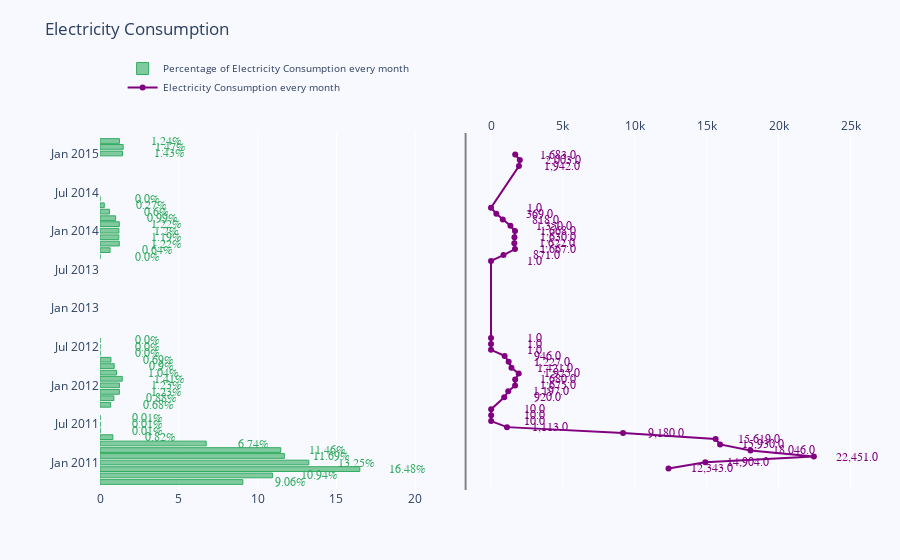

Notebook code for this chart:
### Code cell
import plotly.graph_objects as go
from plotly.subplots import make_subplots
fig = make_subplots(rows=1, cols=2, specs=[[{}, {}]], shared_xaxes=True,
                    shared_yaxes=False, vertical_spacing=0.001)
x_Per=groupby_heat["Per"]
x_Value=groupby_heat['Total']

y=groupby_heat['temp']
#y=np.arange(len(x_Per))
fig.append_trace(go.Bar(
    x=x_Per,
    y=y,
    marker=dict(
        color='rgba(50, 171, 96, 0.6)',
        line=dict(
            color='rgba(50, 171, 96, 1.0)',
            width=1),
    ),
    name='Percentage of Electricity Consumption every month',
    orientation='h',
), 1, 1)

fig.append_trace(go.Scatter(
    x=x_Value, 
    y=y,
    mode='lines+markers',
    line_color='rgb(128, 0, 128)',
    name='Electricity Consumption every month',
), 1, 2)

fig.update_layout(
    title='Electricity Consumption',
    yaxis=dict(
        showgrid=False,
        showline=False,
        showticklabels=True,
        domain=[0, 0.85],
    ),
    yaxis2=dict(
        showgrid=False,
        showline=True,
        showticklabels=False,
        linecolor='rgba(102, 102, 102, 0.8)',
        linewidth=2,
        domain=[0, 0.85],
    ),
    xaxis=dict(
        zeroline=False,
        showline=False,
        showticklabels=True,
        showgrid=True,
        domain=[0, 0.42],
    ),
    xaxis2=dict(
        zeroline=False,
        showline=False,
        showticklabels=True,
        showgrid=True,
        domain=[0.47, 1],
        side='top',
    ),
    legend=dict(x=0.029, y=1.038, font_size=10),
    margin=dict(l=100, r=20, t=70, b=70),
    paper_bgcolor='rgb(248, 248, 255)',
    plot_bgcolor='rgb(248, 248, 255)',
)

annotations = []
x_p =np.round(x_Per,2)
x_nw = np.rint(x_Value)

for ydn, yd, xd in zip(x_p, x_nw, y):
    # labeling the scatter savings
    annotations.append(dict(xref='x2', yref='y2',
                            y=xd, 
                            x=yd+3000,
                            text='{:,}'.format(yd),
                            font=dict(family='Arial', size=12,
                                      color='rgb(128, 0, 128)'),
                            showarrow=False))
    # labeling the bar net worth
    annotations.append(dict(xref='x1', yref='y1',
                            y=xd, 
                            x=ydn+3,
                            text=str(ydn) + '%',
                            font=dict(family='Arial', size=12,
                                      color='rgb(50, 171, 96)'),
                            showarrow=False))

fig.update_layout(annotations=annotations)

fig.show()

### Figure 1 — Plotly figure (JSON) as saved in the notebook; plotly's stock layout.template omitted (floating-point values rounded to 4 significant figures)
{"data": [{"marker": {"color": "rgba(50, 171, 96, 0.6)", "line": {"color": "rgba(50, 171, 96, 1.0)", "width": 1}}, "name": "Percentage of Electricity Consumption every month", "orientation": "h", "type": "bar", "x": [9.06, 10.94, 16.48, 13.25, 11.69, 11.46, 6.739, 0.8168, 0.00734, 0.00734, 0.00734, 0.6751, 0.8789, 1.229, 1.233, 1.413, 1.043, 0.9005, 0.6943, 0.000734, 0.000734, 0.000734, 0.000734, 0.639, 1.224, 1.191, 1.197, 1.225, 0.9909, 0.6004, 0.2709, 0.000734, 1.426, 1.47, 1.235], "xaxis": "x", "y": ["2010-10", "2010-11", "2010-12", "2011-01", "2011-02", "2011-03", "2011-04", "2011-05", "2011-06", "2011-07", "2011-08", "2011-10", "2011-11", "2011-12", "2012-01", "2012-02", "2012-03", "2012-04", "2012-05", "2012-06", "2012-07", "2012-08", "2013-09", "2013-10", "2013-11", "2013-12", "2014-01", "2014-02", "2014-03", "2014-04", "2014-05", "2014-06", "2015-01", "2015-02", "2015-03"], "yaxis": "y"}, {"line": {"color": "rgb(128, 0, 128)"}, "mode": "lines+markers", "name": "Electricity Consumption every month", "type": "scatter", "x": [12340.0, 14904, 22450.0, 18050.0, 15930.0, 15620.0, 9180.0, 1113.0, 10, 10, 10, 919.7, 1197.0, 1675.0, 1680.0, 1925.0, 1421.0, 1227.0, 945.9, 1, 1, 1, 1, 870.6, 1667.0, 1622.0, 1630.0, 1668.0, 1350.0, 818.0, 369, 1, 1942.0, 2003.0, 1683.0], "xaxis": "x2", "y": ["2010-10", "2010-11", "2010-12", "2011-01", "2011-02", "2011-03", "2011-04", "2011-05", "2011-06", "2011-07", "2011-08", "2011-10", "2011-11", "2011-12", "2012-01", "2012-02", "2012-03", "2012-04", "2012-05", "2012-06", "2012-07", "2012-08", "2013-09", "2013-10", "2013-11", "2013-12", "2014-01", "2014-02", "2014-03", "2014-04", "2014-05", "2014-06", "2015-01", "2015-02", "2015-03"], "yaxis": "y2"}], "layout": {"annotations": [{"font": {"color": "rgb(128, 0, 128)", "family": "Arial", "size": 12}, "showarrow": false, "text": "12,343.0", "x": 15343, "xref": "x2", "y": "2010-10", "yref": "y2"}, {"font": {"color": "rgb(50, 171, 96)", "family": "Arial", "size": 12}, "showarrow": false, "text": "9.06%", "x": 12.06, "xref": "x", "y": "2010-10", "yref": "y"}, {"font": {"color": "rgb(128, 0, 128)", "family": "Arial", "size": 12}, "showarrow": false, "text": "14,904.0", "x": 17904, "xref": "x2", "y": "2010-11", "yref": "y2"}, {"font": {"color": "rgb(50, 171, 96)", "family": "Arial", "size": 12}, "showarrow": false, "text": "10.94%", "x": 13.94, "xref": "x", "y": "2010-11", "yref": "y"}, {"font": {"color": "rgb(128, 0, 128)", "family": "Arial", "size": 12}, "showarrow": false, "text": "22,451.0", "x": 25451, "xref": "x2", "y": "2010-12", "yref": "y2"}, {"font": {"color": "rgb(50, 171, 96)", "family": "Arial", "size": 12}, "showarrow": false, "text": "16.48%", "x": 19.48, "xref": "x", "y": "2010-12", "yref": "y"}, {"font": {"color": "rgb(128, 0, 128)", "family": "Arial", "size": 12}, "showarrow": false, "text": "18,046.0", "x": 21046, "xref": "x2", "y": "2011-01", "yref": "y2"}, {"font": {"color": "rgb(50, 171, 96)", "family": "Arial", "size": 12}, "showarrow": false, "text": "13.25%", "x": 16.25, "xref": "x", "y": "2011-01", "yref": "y"}, {"font": {"color": "rgb(128, 0, 128)", "family": "Arial", "size": 12}, "showarrow": false, "text": "15,930.0", "x": 18930, "xref": "x2", "y": "2011-02", "yref": "y2"}, {"font": {"color": "rgb(50, 171, 96)", "family": "Arial", "size": 12}, "showarrow": false, "text": "11.69%", "x": 14.69, "xref": "x", "y": "2011-02", "yref": "y"}, {"font": {"color": "rgb(128, 0, 128)", "family": "Arial", "size": 12}, "showarrow": false, "text": "15,619.0", "x": 18619, "xref": "x2", "y": "2011-03", "yref": "y2"}, {"font": {"color": "rgb(50, 171, 96)", "family": "Arial", "size": 12}, "showarrow": false, "text": "11.46%", "x": 14.46, "xref": "x", "y": "2011-03", "yref": "y"}, {"font": {"color": "rgb(128, 0, 128)", "family": "Arial", "size": 12}, "showarrow": false, "text": "9,180.0", "x": 12180, "xref": "x2", "y": "2011-04", "yref": "y2"}, {"font": {"color": "rgb(50, 171, 96)", "family": "Arial", "size": 12}, "showarrow": false, "text": "6.74%", "x": 9.74, "xref": "x", "y": "2011-04", "yref": "y"}, {"font": {"color": "rgb(128, 0, 128)", "family": "Arial", "size": 12}, "showarrow": false, "text": "1,113.0", "x": 4113, "xref": "x2", "y": "2011-05", "yref": "y2"}, {"font": {"color": "rgb(50, 171, 96)", "family": "Arial", "size": 12}, "showarrow": false, "text": "0.82%", "x": 3.82, "xref": "x", "y": "2011-05", "yref": "y"}, {"font": {"color": "rgb(128, 0, 128)", "family": "Arial", "size": 12}, "showarrow": false, "text": "10.0", "x": 3010, "xref": "x2", "y": "2011-06", "yref": "y2"}, {"font": {"color": "rgb(50, 171, 96)", "family": "Arial", "size": 12}, "showarrow": false, "text": "0.01%", "x": 3.01, "xref": "x", "y": "2011-06", "yref": "y"}, {"font": {"color": "rgb(128, 0, 128)", "family": "Arial", "size": 12}, "showarrow": false, "text": "10.0", "x": 3010, "xref": "x2", "y": "2011-07", "yref": "y2"}, {"font": {"color": "rgb(50, 171, 96)", "family": "Arial", "size": 12}, "showarrow": false, "text": "0.01%", "x": 3.01, "xref": "x", "y": "2011-07", "yref": "y"}, {"font": {"color": "rgb(128, 0, 128)", "family": "Arial", "size": 12}, "showarrow": false, "text": "10.0", "x": 3010, "xref": "x2", "y": "2011-08", "yref": "y2"}, {"font": {"color": "rgb(50, 171, 96)", "family": "Arial", "size": 12}, "showarrow": false, "text": "0.01%", "x": 3.01, "xref": "x", "y": "2011-08", "yref": "y"}, {"font": {"color": "rgb(128, 0, 128)", "family": "Arial", "size": 12}, "showarrow": false, "text": "920.0", "x": 3920, "xref": "x2", "y": "2011-10", "yref": "y2"}, {"font": {"color": "rgb(50, 171, 96)", "family": "Arial", "size": 12}, "showarrow": false, "text": "0.68%", "x": 3.68, "xref": "x", "y": "2011-10", "yref": "y"}, {"font": {"color": "rgb(128, 0, 128)", "family": "Arial", "size": 12}, "showarrow": false, "text": "1,197.0", "x": 4197, "xref": "x2", "y": "2011-11", "yref": "y2"}, {"font": {"color": "rgb(50, 171, 96)", "family": "Arial", "size": 12}, "showarrow": false, "text": "0.88%", "x": 3.88, "xref": "x", "y": "2011-11", "yref": "y"}, {"font": {"color": "rgb(128, 0, 128)", "family": "Arial", "size": 12}, "showarrow": false, "text": "1,675.0", "x": 4675, "xref": "x2", "y": "2011-12", "yref": "y2"}, {"font": {"color": "rgb(50, 171, 96)", "family": "Arial", "size": 12}, "showarrow": false, "text": "1.23%", "x": 4.23, "xref": "x", "y": "2011-12", "yref": "y"}, {"font": {"color": "rgb(128, 0, 128)", "family": "Arial", "size": 12}, "showarrow": false, "text": "1,680.0", "x": 4680, "xref": "x2", "y": "2012-01", "yref": "y2"}, {"font": {"color": "rgb(50, 171, 96)", "family": "Arial", "size": 12}, "showarrow": false, "text": "1.23%", "x": 4.23, "xref": "x", "y": "2012-01", "yref": "y"}, {"font": {"color": "rgb(128, 0, 128)", "family": "Arial", "size": 12}, "showarrow": false, "text": "1,925.0", "x": 4925, "xref": "x2", "y": "2012-02", "yref": "y2"}, {"font": {"color": "rgb(50, 171, 96)", "family": "Arial", "size": 12}, "showarrow": false, "text": "1.41%", "x": 4.41, "xref": "x", "y": "2012-02", "yref": "y"}, {"font": {"color": "rgb(128, 0, 128)", "family": "Arial", "size": 12}, "showarrow": false, "text": "1,421.0", "x": 4421, "xref": "x2", "y": "2012-03", "yref": "y2"}, {"font": {"color": "rgb(50, 171, 96)", "family": "Arial", "size": 12}, "showarrow": false, "text": "1.04%", "x": 4.04, "xref": "x", "y": "2012-03", "yref": "y"}, {"font": {"color": "rgb(128, 0, 128)", "family": "Arial", "size": 12}, "showarrow": false, "text": "1,227.0", "x": 4227, "xref": "x2", "y": "2012-04", "yref": "y2"}, {"font": {"color": "rgb(50, 171, 96)", "family": "Arial", "size": 12}, "showarrow": false, "text": "0.9%", "x": 3.9, "xref": "x", "y": "2012-04", "yref": "y"}, {"font": {"color": "rgb(128, 0, 128)", "family": "Arial", "size": 12}, "showarrow": false, "text": "946.0", "x": 3946, "xref": "x2", "y": "2012-05", "yref": "y2"}, {"font": {"color": "rgb(50, 171, 96)", "family": "Arial", "size": 12}, "showarrow": false, "text": "0.69%", "x": 3.69, "xref": "x", "y": "2012-05", "yref": "y"}, {"font": {"color": "rgb(128, 0, 128)", "family": "Arial", "size": 12}, "showarrow": false, "text": "1.0", "x": 3001, "xref": "x2", "y": "2012-06", "yref": "y2"}, {"font": {"color": "rgb(50, 171, 96)", "family": "Arial", "size": 12}, "showarrow": false, "text": "0.0%", "x": 3, "xref": "x", "y": "2012-06", "yref": "y"}, {"font": {"color": "rgb(128, 0, 128)", "family": "Arial", "size": 12}, "showarrow": false, "text": "1.0", "x": 3001, "xref": "x2", "y": "2012-07", "yref": "y2"}, {"font": {"color": "rgb(50, 171, 96)", "family": "Arial", "size": 12}, "showarrow": false, "text": "0.0%", "x": 3, "xref": "x", "y": "2012-07", "yref": "y"}, {"font": {"color": "rgb(128, 0, 128)", "family": "Arial", "size": 12}, "showarrow": false, "text": "1.0", "x": 3001, "xref": "x2", "y": "2012-08", "yref": "y2"}, {"font": {"color": "rgb(50, 171, 96)", "family": "Arial", "size": 12}, "showarrow": false, "text": "0.0%", "x": 3, "xref": "x", "y": "2012-08", "yref": "y"}, {"font": {"color": "rgb(128, 0, 128)", "family": "Arial", "size": 12}, "showarrow": false, "text": "1.0", "x": 3001, "xref": "x2", "y": "2013-09", "yref": "y2"}, {"font": {"color": "rgb(50, 171, 96)", "family": "Arial", "size": 12}, "showarrow": false, "text": "0.0%", "x": 3, "xref": "x", "y": "2013-09", "yref": "y"}, {"font": {"color": "rgb(128, 0, 128)", "family": "Arial", "size": 12}, "showarrow": false, "text": "871.0", "x": 3871, "xref": "x2", "y": "2013-10", "yref": "y2"}, {"font": {"color": "rgb(50, 171, 96)", "family": "Arial", "size": 12}, "showarrow": false, "text": "0.64%", "x": 3.64, "xref": "x", "y": "2013-10", "yref": "y"}, {"font": {"color": "rgb(128, 0, 128)", "family": "Arial", "size": 12}, "showarrow": false, "text": "1,667.0", "x": 4667, "xref": "x2", "y": "2013-11", "yref": "y2"}, {"font": {"color": "rgb(50, 171, 96)", "family": "Arial", "size": 12}, "showarrow": false, "text": "1.22%", "x": 4.22, "xref": "x", "y": "2013-11", "yref": "y"}, {"font": {"color": "rgb(128, 0, 128)", "family": "Arial", "size": 12}, "showarrow": false, "text": "1,622.0", "x": 4622, "xref": "x2", "y": "2013-12", "yref": "y2"}, {"font": {"color": "rgb(50, 171, 96)", "family": "Arial", "size": 12}, "showarrow": false, "text": "1.19%", "x": 4.19, "xref": "x", "y": "2013-12", "yref": "y"}, {"font": {"color": "rgb(128, 0, 128)", "family": "Arial", "size": 12}, "showarrow": false, "text": "1,630.0", "x": 4630, "xref": "x2", "y": "2014-01", "yref": "y2"}, {"font": {"color": "rgb(50, 171, 96)", "family": "Arial", "size": 12}, "showarrow": false, "text": "1.2%", "x": 4.2, "xref": "x", "y": "2014-01", "yref": "y"}, {"font": {"color": "rgb(128, 0, 128)", "family": "Arial", "size": 12}, "showarrow": false, "text": "1,668.0", "x": 4668, "xref": "x2", "y": "2014-02", "yref": "y2"}, {"font": {"color": "rgb(50, 171, 96)", "family": "Arial", "size": 12}, "showarrow": false, "text": "1.22%", "x": 4.22, "xref": "x", "y": "2014-02", "yref": "y"}, {"font": {"color": "rgb(128, 0, 128)", "family": "Arial", "size": 12}, "showarrow": false, "text": "1,350.0", "x": 4350, "xref": "x2", "y": "2014-03", "yref": "y2"}, {"font": {"color": "rgb(50, 171, 96)", "family": "Arial", "size": 12}, "showarrow": false, "text": "0.99%", "x": 3.99, "xref": "x", "y": "2014-03", "yref": "y"}, {"font": {"color": "rgb(128, 0, 128)", "family": "Arial", "size": 12}, "showarrow": false, "text": "818.0", "x": 3818, "xref": "x2", "y": "2014-04", "yref": "y2"}, {"font": {"color": "rgb(50, 171, 96)", "family": "Arial", "size": 12}, "showarrow": false, "text": "0.6%", "x": 3.6, "xref": "x", "y": "2014-04", "yref": "y"}, {"font": {"color": "rgb(128, 0, 128)", "family": "Arial", "size": 12}, "showarrow": false, "text": "369.0", "x": 3369, "xref": "x2", "y": "2014-05", "yref": "y2"}, {"font": {"color": "rgb(50, 171, 96)", "family": "Arial", "size": 12}, "showarrow": false, "text": "0.27%", "x": 3.27, "xref": "x", "y": "2014-05", "yref": "y"}, {"font": {"color": "rgb(128, 0, 128)", "family": "Arial", "size": 12}, "showarrow": false, "text": "1.0", "x": 3001, "xref": "x2", "y": "2014-06", "yref": "y2"}, {"font": {"color": "rgb(50, 171, 96)", "family": "Arial", "size": 12}, "showarrow": false, "text": "0.0%", "x": 3, "xref": "x", "y": "2014-06", "yref": "y"}, {"font": {"color": "rgb(128, 0, 128)", "family": "Arial", "size": 12}, "showarrow": false, "text": "1,942.0", "x": 4942, "xref": "x2", "y": "2015-01", "yref": "y2"}, {"font": {"color": "rgb(50, 171, 96)", "family": "Arial", "size": 12}, "showarrow": false, "text": "1.43%", "x": 4.43, "xref": "x", "y": "2015-01", "yref": "y"}, {"font": {"color": "rgb(128, 0, 128)", "family": "Arial", "size": 12}, "showarrow": false, "text": "2,003.0", "x": 5003, "xref": "x2", "y": "2015-02", "yref": "y2"}, {"font": {"color": "rgb(50, 171, 96)", "family": "Arial", "size": 12}, "showarrow": false, "text": "1.47%", "x": 4.47, "xref": "x", "y": "2015-02", "yref": "y"}, {"font": {"color": "rgb(128, 0, 128)", "family": "Arial", "size": 12}, "showarrow": false, "text": "1,683.0", "x": 4683, "xref": "x2", "y": "2015-03", "yref": "y2"}, {"font": {"color": "rgb(50, 171, 96)", "family": "Arial", "size": 12}, "showarrow": false, "text": "1.24%", "x": 4.24, "xref": "x", "y": "2015-03", "yref": "y"}], "legend": {"font": {"size": 10}, "x": 0.029, "y": 1.038}, "margin": {"b": 70, "l": 100, "r": 20, "t": 70}, "paper_bgcolor": "rgb(248, 248, 255)", "plot_bgcolor": "rgb(248, 248, 255)", "title": {"text": "Electricity Consumption"}, "xaxis": {"anchor": "y", "domain": [0, 0.42], "showgrid": true, "showline": false, "showticklabels": true, "zeroline": false}, "xaxis2": {"anchor": "y2", "domain": [0.47, 1], "showgrid": true, "showline": false, "showticklabels": true, "side": "top", "zeroline": false}, "yaxis": {"anchor": "x", "domain": [0, 0.85], "showgrid": false, "showline": false, "showticklabels": true}, "yaxis2": {"anchor": "x2", "domain": [0, 0.85], "linecolor": "rgba(102, 102, 102, 0.8)", "linewidth": 2, "showgrid": false, "showline": true, "showticklabels": false}}}
